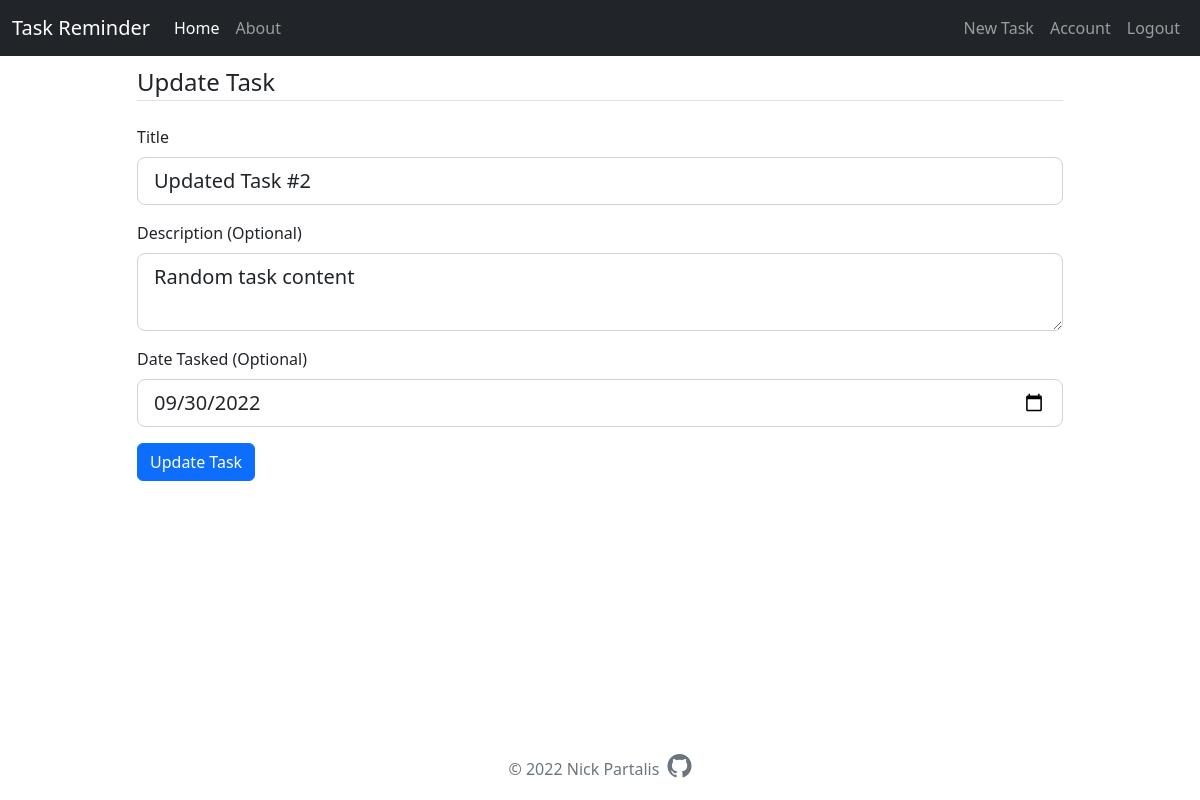
The page /task/2/update (signed in) on the database its author committed.
### task_app/models.py (models this page shows, shortened)
class Task(db.Model):
    id = db.Column(db.Integer, primary_key=True)
    title = db.Column(db.String(100), nullable=False)
    content = db.Column(db.Text)
    date_created = db.Column(db.Date, nullable=False, default=datetime.now)
    date_tasked = db.Column(db.Date, nullable=True, default=None)
    user_id = db.Column(db.Integer, db.ForeignKey("user.id"), nullable=False)

### task_app/tasks/routes.py (the view)
@tasks.route("/task/<int:task_id>/update", methods=["GET", "POST"])
@login_required
def update_task(task_id):
    task = Task.query.get_or_404(task_id)
    if task.user_id != current_user.id:
        abort(403)
    form = TaskUpdateForm()
    if form.validate_on_submit():
        task.title = form.title.data
        task.content = form.content.data
        task.date_tasked = form.date_tasked.data
        db.session.commit()
        flash("Task updated.", "success")
        return redirect(url_for("main.home", task_id=task.id))
    elif request.method == "GET":
        form.title.data = task.title
        form.content.data = task.content
        form.date_tasked.data = task.date_tasked
    return render_template("create_task.html", form=form, legend="Update Task", pagetitle="Update Task")

### task_app/tasks/forms.py
class TaskUpdateForm(TaskFormMixin):
    submit = SubmitField("Update Task")

### task_app/models.py (called while the page is built)
@login_manager.user_loader
def load_user(user_id):
    return User.query.get(int(user_id))

### task_app/templates/create_task.html (shortened to what this page needs)
{% extends "layout.html" %}
{% block content %}
    <div class="content-section">
        <form method="POST" action="">
            <fieldset class="form-group">
                <legend class="border-bottom mb-4">{{ legend }}</legend>
                <div class="mb-3">
                    {{ form.title.label(class="form-label") }}
                    {% if form.title.errors %}
                        {{ form.title(class="form-control form-control-lg is-invalid") }}
                        <div class="invalid-feedback">
                            {% for error in form.title.errors %}
                                <span>{{ error }}</span>
                            {% endfor %}
                        </div>
                    {% else %}
                        {{ form.title(class="form-control form-control-lg") }}
                    {% endif %}
                </div>
                <div class="mb-3">
                    {{ form.content.label(class="form-label") }}
                    {% if form.content.errors %}
                        {{ form.content(class="form-control form-control-lg is-invalid") }}
                        <div class="invalid-feedback">
                            {% for error in form.content.errors %}
                                <span>{{ error }}</span>
                            {% endfor %}
                        </div>
                    {% else %}
                        {{ form.content(class="form-control form-control-lg") }}
                    {% endif %}
                </div>
                <div class="mb-3 date">
                    {{ form.date_tasked.label(class="form-label") }}
                    {% if form.date_tasked.errors %}
                        {{ form.date_tasked(class="form-control form-control-lg is-invalid") }}
                        <div class="invalid-feedback">
                            {% for error in form.date_tasked.errors %}
                                <span>{{ error }}</span>
                            {% endfor %}
                        </div>
                    {% else %}
                        {{ form.date_tasked(class="form-control form-control-lg") }}
                    {% endif %}
                </div>
            </fieldset>
            <div class="mb-3">
                {{ form.submit(class="btn btn-primary") }}
            </div>
        </form>
    </div>
{% endblock %}

### rows shown on the page
Task: title "Updated Task #2", content "Random task content", date_tasked "09/30/2022"

### other values the page prints
{{ legend }} "Update Task"
